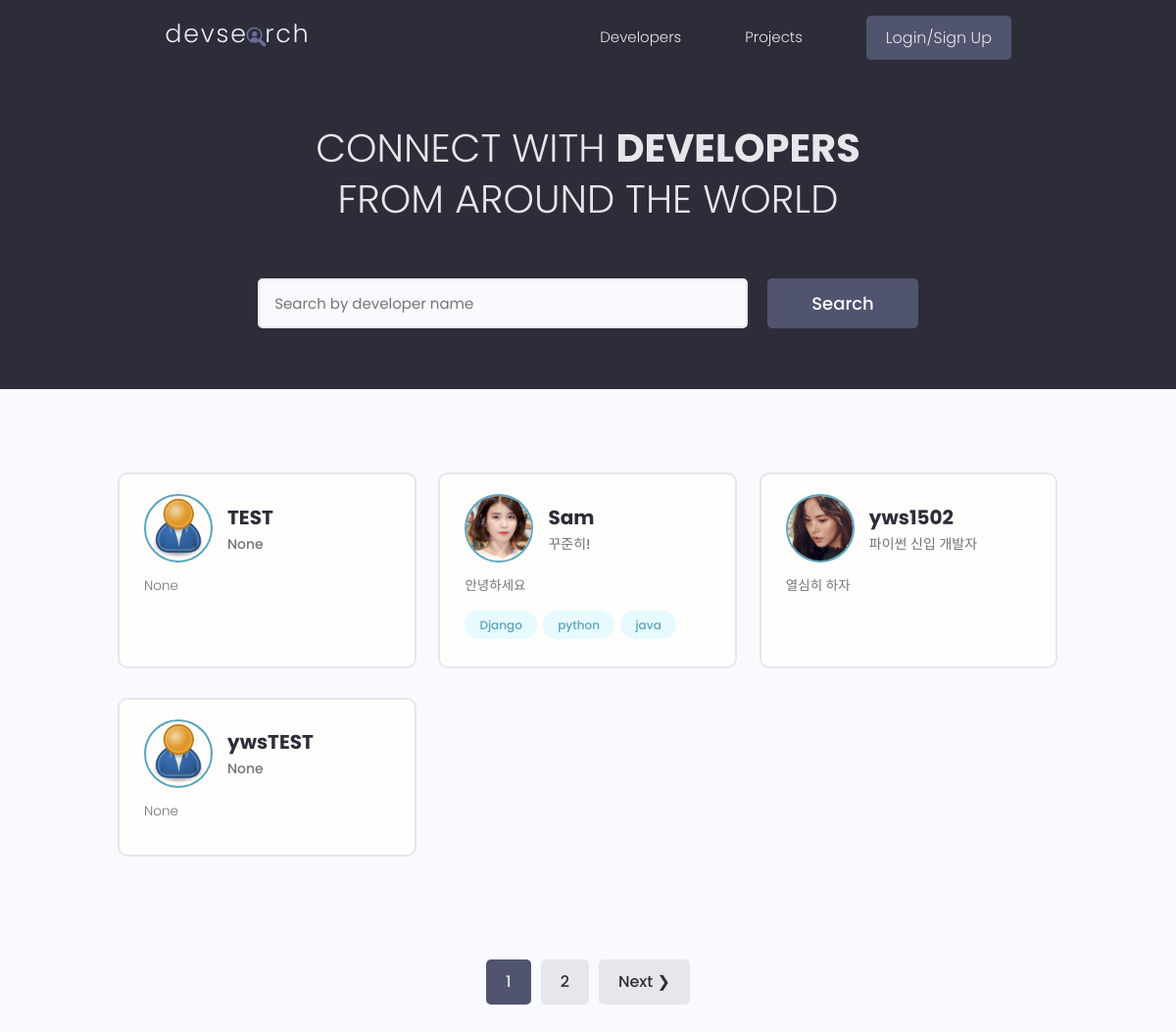
The page / on the database its author committed.
### users/models.py (models this page shows, shortened)
class Profile(models.Model):
    user = models.OneToOneField(User, on_delete=models.CASCADE, null=True, blank=True)
    name = models.CharField(max_length=200, null=True, blank=True)
    email = models.EmailField(max_length=500, null=True, blank=True)
    username = models.CharField(max_length=200, null=True, blank=True)
    location = models.CharField(max_length=200, null=True, blank=True)
    short_intro = models.CharField(max_length=200, null=True, blank=True)
    bio = models.TextField(null=True, blank=True)
    profile_image = models.ImageField(
        null=True, blank=True, upload_to='profiles/', default='profiles/user-default.png')
    social_github = models.CharField(max_length=200, null=True, blank=True)
    social_twitter = models.CharField(max_length=200, null=True, blank=True)
    social_linkein = models.CharField(max_length=200, null=True, blank=True)
    social_youtube = models.CharField(max_length=200, null=True, blank=True)
    social_website = models.CharField(max_length=200, null=True, blank=True)
    created = models.DateTimeField(auto_now_add=True)
    id = models.UUIDField(default=uuid4, unique=True, primary_key=True, editable=False)

class Skill(models.Model):
    owner = models.ForeignKey(Profile, on_delete=models.CASCADE, null=True, blank=True)
    name = models.CharField(max_length=200, null=True, blank=True)
    description = models.TextField(null=True, blank=True)
    created = models.DateTimeField(auto_now_add=True)
    id = models.UUIDField(default=uuid4, unique=True, primary_key=True, editable=False)
    def __str__(self):
        return str(self.name)

### users/views.py (the view)
# urls.py: path('', profiles, name='profiles'),
def profiles(request):
    profiles, search_query = search_profile(request)
    custom_range, profiles = paginator_profile(request, profiles, 4)
    context = {
        'profiles':profiles,
        'search_query':search_query,
        'custom_range':custom_range,
    }
    return render(request, 'users/profiles.html', context)

### users/utils.py (called while the page is built)
def paginator_profile(request, profiles, results):
    page = request.GET.get('page')
    paginator = Paginator(profiles, results)
    try:
        profiles = paginator.page(page)
    except PageNotAnInteger:
        page = 1
        profiles = paginator.page(page)
    except EmptyPage:
        page = paginator.num_pages
        profiles = paginator.page(page)
    left_idx = (int(page) - 4)
    if left_idx < 1:
        left_idx = 1
    right_idx = (int(page) + 5)
    if right_idx > paginator.num_pages + 1:
        right_idx = paginator.num_pages + 1
    custom_range = range(left_idx, right_idx)
    return custom_range, profiles

def search_profile(request):
    search_query = ''
    if request.GET.get('search_query'):
        search_query = request.GET.get('search_query')
    skills = Skill.objects.filter(name__icontains=search_query)
    profiles = Profile.objects.distinct().filter(
        Q(name__icontains=search_query) |
        Q(short_intro__icontains=search_query) |
        Q(skill__in=skills)
    )
    return profiles, search_query

### users/templates/users/profiles.html (shortened to what this page needs)
{% extends 'main.html' %}
{% block content %}
<main class="home">
    <section class="hero-section text-center">
        <div class="container container--narrow">
            <div class="hero-section__box">
                <h2>CONNECT WITH <span>DEVELOPERS</span></h2>
                <h2>FROM AROUND THE WORLD</h2>
            </div>
            <div class="hero-section__search">
                <form id="searchForm" class="form" action="{% url 'profiles' %}" method="get">
                    <div class="form__field">
                        <input class="input input--text" id="formInput#search" type="text" name="search_query"
                            value='{{search_query}}'  placeholder="Search by developer name" />
                    </div>
                    <input class="btn btn--sub btn--lg" type="submit" value="Search" />
                </form>
            </div>
        </div>
    </section>
    <section class="devlist">
        <div class="container">
            <div class="grid grid--three">
                {% for profile in profiles %}
                <div class="column card">
                    <div class="dev">
                        <a href="{% url 'user-profile' pk=profile.id %}" class="card__body">
                            <div class="dev__profile">
                                <img class="avatar avatar--md" src="{{profile.profile_image.url}}" alt="image" />
                                <div class="dev__meta">
                                    <h3>{{profile.name}}</h3>
                                    <h5>{{profile.short_intro|slice:"60"}}</h5>
                                </div>
                            </div>
                            <p class="dev__info">{{profile.bio|slice:"150"}}</p>
                            <div class="dev__skills">
                                {% for skill in profile.skill_set.all|slice:"5" %}
                                <span class="tag tag--pill tag--main">
                                    <small>{{skill}}</small>
                                </span>
                                {% endfor %}
                            </div>
                        </a>
                    </div>
                </div>
                {% endfor %}
            </div>
        </div>
    </section>
    {% include 'pagination.html' with queryset=profiles custom_range=custom_range %}
</main>
{% endblock %}

### static/styles/app.css (style rules this page uses)
:root { --color-sub: #2d2d39; }
.btn--sub { background-color: var(--color-sub-light); }
.card { border: 2px solid var(--color-light); }
img { width: 100%; }
.hero-section { height: 40vh; display: flex; align-items: center; background-color: var(--color-sub); }
.hero-section__box { margin-bottom: 4rem; }
.hero-section__box > h2, .hero-section__box > h2 > span { font-size: 4rem; color: var(--color-light); line-height: 1.3; text-transform: uppercase; }
.hero-section__box > h2 { font-weight: 300; }
.hero-section__box > h2 > span { font-weight: 700; }
.hero-section__search > .form { display: flex; align-items: center; justify-content: center; gap: 2rem; }
.hero-section__search > .form input.input--text { width: 50rem; }
.devlist { margin-top: 8rem; }
.devlist .grid { align-items: stretch; }
.devlist .dev .dev__profile { display: flex; align-items: center; gap: 1.5rem; }
.devlist .dev .dev__meta h3 { color: var(--color-sub); font-size: 2rem; font-weight: 700; }
.devlist .dev .dev__meta h5 { color: var(--color-text); font-size: 1.4rem; font-weight: 500; }
.devlist .dev .dev__info { margin: 1.5rem 0; font-size: 1.35rem; line-height: 1.4; text-align: justify; }

### static/uikit/styles/modules/_variables.css (style rules this page uses)
:root { --color-main: #5aa5b9; --color-main-light: #e6faff; --color-sub: #3f4156; --color-sub-light: #51546e; --color-sub-lighter: #ededfd; --color-text: #737373; --color-gray: #8b8b8b; --color-light: #e5e7eb; --color-light-gray: #767676; --color-bg: #f8fafd; --color-white: #fffefd; --color-white-light: #f3f3f3; --color-success: #359e64; --color-success-bg: #def8e8; --color-error: #fc4b0b; --color-error-bg: #fff2ee; --font-base: 'Poppins', arial, helvetica, 'Segoe UI', roboto, ubuntu, sans-serif; --font-monospace: 'Fira Code', 'Courier New', courier, monospace; --font-regular: 300; --font-medium: 500; --font-bold: 700; --generic-shadow: 1px 1px 5px #00000010; --generic-transition: all 0.3s ease-in-out; }

### static/uikit/styles/modules/_base.css (style rules this page uses)
* { margin: 0; padding: 0; box-sizing: border-box; text-rendering: optimizeLegibility; color: inherit; font-size: inherit; }
html { font-size: 50%; }
@media only screen and (min-width: 480px) { html { font-size: 56.25%; } }
@media only screen and (min-width: 1200px) { html { font-size: 62.5%; } }
body { line-height: 1.6; font-weight: 400; font-size: 1.5rem; color: var(--color-text); background-color: var(--color-bg); min-height: 100vh; }

### static/uikit/styles/modules/_typography.css (style rules this page uses)
* { font-family: var(--font-base); }
h2 { font-size: 3.6rem; font-weight: var(--font-bold); }
h3 { font-size: 3.2rem; font-weight: var(--font-medium); }
h5 { font-size: 2.4rem; font-weight: var(--font-medium); }
h5, h6 { font-weight: var(--font-regular); }
p, span, strong { font-size: 1.6rem; color: var(--color-text); font-weight: var(--font-regular); }
a { padding-bottom: 2px; text-decoration: none; display: inline-block; color: var(--color-main); font-weight: var(--font-medium); }

### static/uikit/styles/modules/_utilities.css (style rules this page uses)
.container { width: 92%; max-width: 165rem; margin: 0 auto; box-sizing: border-box; }
.container--narrow { width: 92%; max-width: 120rem; }
@media screen and (min-width: 1000px) { .container { width: 90%; } }
@media screen and (min-width: 1000px) { .container--narrow { width: 85%; } }
@media screen and (min-width: 1200px) { .container { width: 80%; } }
@media screen and (min-width: 1200px) { .container--narrow { width: 72%; } }
.text-center { text-align: center; }

### static/uikit/styles/modules/_avatar.css (style rules this page uses)
.avatar { border-radius: 50%; border: 2px solid var(--color-main); object-fit: cover; }
.avatar--md { height: 7rem; width: 7rem; }

### static/uikit/styles/modules/_button.css (style rules this page uses)
.btn { display: inline-block; position: relative; cursor: pointer; background-color: var(--color-light); font-weight: var(--font-medium); color: var(--color-sub); text-decoration: none; padding: 1rem 2rem; border-radius: 0.5rem; border: none; width: -webkit-fit-content; width: -moz-fit-content; width: fit-content; height: -webkit-fit-content; height: -moz-fit-content; height: fit-content; font-size: 1.6rem; outline-width: 0; outline-color: transparent; -webkit-backface-visibility: hidden; backface-visibility: hidden; transition: all 0.3s ease-in-out; }
.btn--sub { background-color: var(--color-sub); color: var(--color-white); }
.btn--lg { font-size: 1.8rem; padding: 1.2rem 4.5rem; }

### static/uikit/styles/modules/_card.css (style rules this page uses)
.card { border-radius: 1rem; background-color: var(--color-white); border: 1.5px solid var(--color-light); width: auto; height: auto; margin-top: 0.5rem; margin-bottom: 0.5rem; overflow: hidden; }
.card__body, .card__header { padding: 2rem 2.5rem; }

### rows shown on the page
Profile: profile_image (placeholder picture), name "TEST", short_intro "None", bio "None"
Profile: profile_image (picture), name "Sam", short_intro "꾸준히!", bio "안녕하세요"
Skill: name "Django"
Skill: name "python"
Skill: name "java"
Profile: profile_image (picture), name "yws1502", short_intro "파이썬 신입 개발자", bio "열심히 하자"
Profile: profile_image (placeholder picture), name "ywsTEST", short_intro "None", bio "None"

### other values the page prints
{{ page }} "1"
{{ page }} "2"
